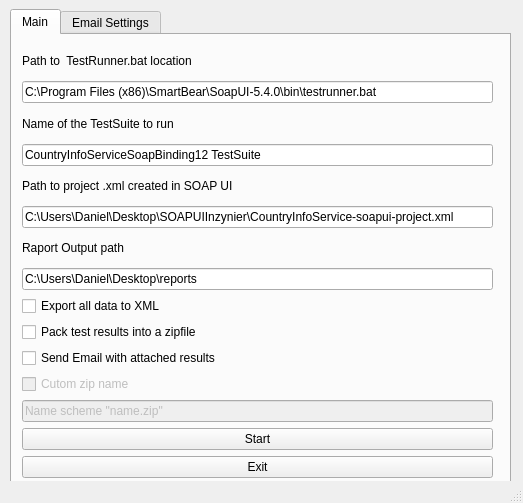
<?xml version="1.0" encoding="UTF-8"?>
<ui version="4.0">
 <class>MainWindow</class>
 <widget class="QMainWindow" name="MainWindow">
  <property name="enabled">
   <bool>true</bool>
  </property>
  <property name="geometry">
   <rect>
    <x>0</x>
    <y>0</y>
    <width>523</width>
    <height>503</height>
   </rect>
  </property>
  <property name="windowTitle">
   <string>SoapUI Report Generator</string>
  </property>
  <property name="windowIcon">
   <iconset>
    <normaloff>../../../../Downloads/analytics.png</normaloff>../../../../Downloads/analytics.png</iconset>
  </property>
  <property name="autoFillBackground">
   <bool>false</bool>
  </property>
  <widget class="QWidget" name="centralwidget">
   <widget class="QTabWidget" name="tabWidget">
    <property name="geometry">
     <rect>
      <x>10</x>
      <y>9</y>
      <width>501</width>
      <height>481</height>
     </rect>
    </property>
    <property name="accessibleName">
     <string/>
    </property>
    <property name="currentIndex">
     <number>0</number>
    </property>
    <widget class="QWidget" name="tab">
     <attribute name="title">
      <string>Main</string>
     </attribute>
     <widget class="QWidget" name="gridLayoutWidget_2">
      <property name="geometry">
       <rect>
        <x>10</x>
        <y>12</y>
        <width>471</width>
        <height>431</height>
       </rect>
      </property>
      <layout class="QGridLayout" name="gridLayout_3">
       <item row="11" column="0">
        <widget class="QCheckBox" name="checkBox_zipname">
         <property name="enabled">
          <bool>false</bool>
         </property>
         <property name="text">
          <string>Cutom zip name</string>
         </property>
        </widget>
       </item>
       <item row="6" column="0">
        <widget class="QLabel" name="label_13">
         <property name="text">
          <string>Raport Output path</string>
         </property>
        </widget>
       </item>
       <item row="9" column="0">
        <widget class="QCheckBox" name="checkBox_zipfiles">
         <property name="text">
          <string>Pack test results into a zipfile</string>
         </property>
        </widget>
       </item>
       <item row="13" column="0">
        <widget class="QPushButton" name="pushButton_start">
         <property name="text">
          <string>Start</string>
         </property>
        </widget>
       </item>
       <item row="12" column="0">
        <widget class="QLineEdit" name="lineEdit_zipname">
         <property name="enabled">
          <bool>false</bool>
         </property>
         <property name="text">
          <string>Name scheme &quot;name.zip&quot;</string>
         </property>
        </widget>
       </item>
       <item row="10" column="0">
        <widget class="QCheckBox" name="checkBox_email">
         <property name="text">
          <string>Send Email with attached results</string>
         </property>
         <property name="tristate">
          <bool>false</bool>
         </property>
        </widget>
       </item>
       <item row="3" column="0">
        <widget class="QLineEdit" name="lineEdit_testsuitetorun">
         <property name="text">
          <string>CountryInfoServiceSoapBinding12 TestSuite</string>
         </property>
        </widget>
       </item>
       <item row="5" column="0">
        <widget class="QLineEdit" name="lineEdit_projectxml">
         <property name="text">
          <string>C:\Users\Daniel\Desktop\SOAPUIInzynier\CountryInfoService-soapui-project.xml</string>
         </property>
        </widget>
       </item>
       <item row="7" column="0">
        <widget class="QLineEdit" name="lineEdit_outputpath">
         <property name="text">
          <string>C:\Users\Daniel\Desktop\reports</string>
         </property>
        </widget>
       </item>
       <item row="14" column="0">
        <widget class="QPushButton" name="pushButton_exit">
         <property name="text">
          <string>Exit</string>
         </property>
        </widget>
       </item>
       <item row="1" column="0">
        <widget class="QLineEdit" name="lineEdit_testrunnerbat">
         <property name="text">
          <string>C:\Program Files (x86)\SmartBear\SoapUI-5.4.0\bin\testrunner.bat</string>
         </property>
        </widget>
       </item>
       <item row="0" column="0">
        <widget class="QLabel" name="label_14">
         <property name="text">
          <string>Path to  TestRunner.bat location</string>
         </property>
        </widget>
       </item>
       <item row="2" column="0">
        <widget class="QLabel" name="label_11">
         <property name="text">
          <string>Name of the TestSuite to run</string>
         </property>
        </widget>
       </item>
       <item row="4" column="0">
        <widget class="QLabel" name="label_12">
         <property name="text">
          <string>Path to project .xml created in SOAP UI</string>
         </property>
        </widget>
       </item>
       <item row="8" column="0">
        <widget class="QCheckBox" name="checkBox_xml">
         <property name="text">
          <string>Export all data to XML</string>
         </property>
        </widget>
       </item>
      </layout>
     </widget>
    </widget>
    <widget class="QWidget" name="tab_2">
     <attribute name="title">
      <string>Email Settings</string>
     </attribute>
     <widget class="QWidget" name="gridLayoutWidget_3">
      <property name="geometry">
       <rect>
        <x>10</x>
        <y>10</y>
        <width>471</width>
        <height>431</height>
       </rect>
      </property>
      <layout class="QGridLayout" name="gridLayout_4">
       <item row="6" column="0">
        <widget class="QLabel" name="label_19">
         <property name="text">
          <string>SMTP server</string>
         </property>
        </widget>
       </item>
       <item row="4" column="0">
        <widget class="QLabel" name="label_18">
         <property name="text">
          <string>Password</string>
         </property>
        </widget>
       </item>
       <item row="2" column="0">
        <widget class="QLabel" name="label_17">
         <property name="text">
          <string>To email</string>
         </property>
        </widget>
       </item>
       <item row="0" column="0">
        <widget class="QLabel" name="label_16">
         <property name="text">
          <string>From email</string>
         </property>
        </widget>
       </item>
       <item row="8" column="0">
        <widget class="QLabel" name="label_20">
         <property name="text">
          <string>SMTP port</string>
         </property>
        </widget>
       </item>
       <item row="3" column="0">
        <widget class="QLineEdit" name="lineEdit_toemail">
         <property name="text">
          <string>kasprzak.szkola@gmail.com</string>
         </property>
        </widget>
       </item>
       <item row="1" column="0">
        <widget class="QLineEdit" name="lineEdit_fromemail">
         <property name="text">
          <string>koszalinsoapuitest@gmail.com</string>
         </property>
        </widget>
       </item>
       <item row="5" column="0">
        <widget class="QLineEdit" name="lineEdit_password">
         <property name="text">
          <string>politechnika1</string>
         </property>
        </widget>
       </item>
       <item row="7" column="0">
        <widget class="QLineEdit" name="lineEdit_smtpserver">
         <property name="text">
          <string>smtp.gmail.com</string>
         </property>
        </widget>
       </item>
       <item row="9" column="0">
        <widget class="QLineEdit" name="lineEdit_smtpport">
         <property name="text">
          <string>465</string>
         </property>
        </widget>
       </item>
      </layout>
     </widget>
    </widget>
   </widget>
  </widget>
  <widget class="QStatusBar" name="statusBar"/>
 </widget>
 <resources/>
 <connections/>
</ui>
